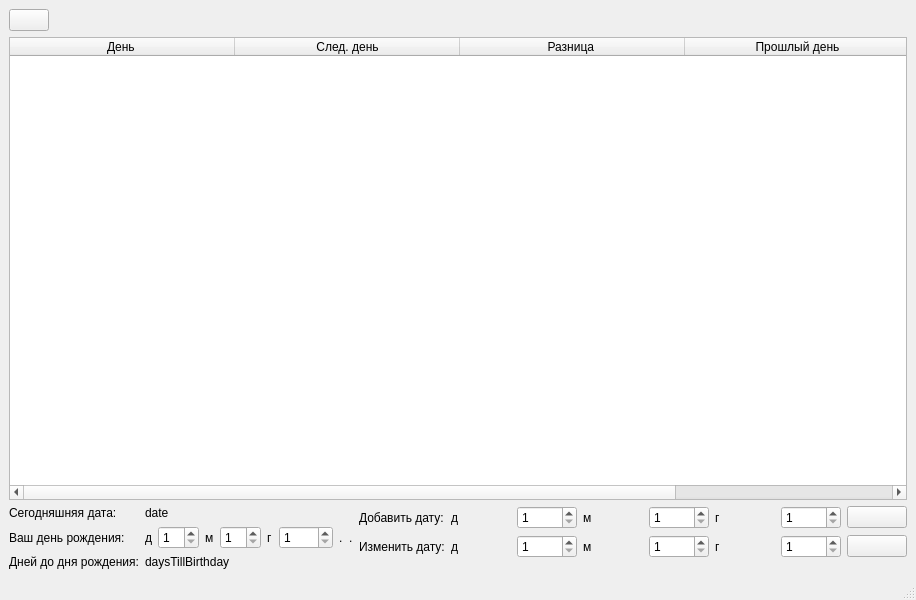
<?xml version="1.0" encoding="UTF-8"?>
<ui version="4.0">
 <class>MainWindow</class>
 <widget class="QMainWindow" name="MainWindow">
  <property name="geometry">
   <rect>
    <x>0</x>
    <y>0</y>
    <width>916</width>
    <height>600</height>
   </rect>
  </property>
  <property name="windowTitle">
   <string>MainWindow</string>
  </property>
  <widget class="QWidget" name="centralwidget">
   <layout class="QFormLayout" name="formLayout">
    <item row="0" column="0">
     <widget class="QPushButton" name="pushButton_3">
      <property name="text">
       <string/>
      </property>
      <property name="icon">
       <iconset theme="document-open">
        <normaloff>.</normaloff>.</iconset>
      </property>
     </widget>
    </item>
    <item row="2" column="0">
     <layout class="QFormLayout" name="formLayout_2">
      <item row="0" column="0">
       <widget class="QLabel" name="label_2">
        <property name="text">
         <string>Сегодняшняя дата:</string>
        </property>
       </widget>
      </item>
      <item row="0" column="1">
       <widget class="QLabel" name="label">
        <property name="text">
         <string>date</string>
        </property>
       </widget>
      </item>
      <item row="1" column="0">
       <widget class="QLabel" name="label_3">
        <property name="text">
         <string>Ваш день рождения:</string>
        </property>
       </widget>
      </item>
      <item row="1" column="1">
       <layout class="QHBoxLayout" name="horizontalLayout">
        <item>
         <widget class="QLabel" name="label_4">
          <property name="text">
           <string>д</string>
          </property>
         </widget>
        </item>
        <item>
         <widget class="QSpinBox" name="spinBox">
          <property name="minimum">
           <number>1</number>
          </property>
          <property name="maximum">
           <number>31</number>
          </property>
         </widget>
        </item>
        <item>
         <widget class="QLabel" name="label_5">
          <property name="text">
           <string>м</string>
          </property>
         </widget>
        </item>
        <item>
         <widget class="QSpinBox" name="spinBox_2">
          <property name="minimum">
           <number>1</number>
          </property>
          <property name="maximum">
           <number>12</number>
          </property>
         </widget>
        </item>
        <item>
         <widget class="QLabel" name="label_6">
          <property name="text">
           <string>г</string>
          </property>
         </widget>
        </item>
        <item>
         <widget class="QSpinBox" name="spinBox_3">
          <property name="minimum">
           <number>1</number>
          </property>
          <property name="maximum">
           <number>2024</number>
          </property>
         </widget>
        </item>
        <item>
         <widget class="QLabel" name="label_7">
          <property name="frameShape">
           <enum>QFrame::NoFrame</enum>
          </property>
          <property name="frameShadow">
           <enum>QFrame::Plain</enum>
          </property>
          <property name="text">
           <string>.</string>
          </property>
         </widget>
        </item>
        <item>
         <widget class="QLabel" name="label_8">
          <property name="text">
           <string>.</string>
          </property>
         </widget>
        </item>
       </layout>
      </item>
      <item row="2" column="0">
       <widget class="QLabel" name="label_9">
        <property name="text">
         <string>Дней до дня рождения:</string>
        </property>
       </widget>
      </item>
      <item row="2" column="1">
       <widget class="QLabel" name="label_10">
        <property name="text">
         <string>daysTillBirthday</string>
        </property>
       </widget>
      </item>
     </layout>
    </item>
    <item row="2" column="1">
     <layout class="QFormLayout" name="formLayout_3">
      <item row="0" column="0">
       <widget class="QLabel" name="label_11">
        <property name="text">
         <string>Добавить дату:</string>
        </property>
       </widget>
      </item>
      <item row="0" column="1">
       <layout class="QHBoxLayout" name="horizontalLayout_2">
        <item>
         <widget class="QLabel" name="label_12">
          <property name="text">
           <string>д</string>
          </property>
         </widget>
        </item>
        <item>
         <widget class="QSpinBox" name="spinBox_4">
          <property name="minimum">
           <number>1</number>
          </property>
          <property name="maximum">
           <number>31</number>
          </property>
         </widget>
        </item>
        <item>
         <widget class="QLabel" name="label_13">
          <property name="text">
           <string>м</string>
          </property>
         </widget>
        </item>
        <item>
         <widget class="QSpinBox" name="spinBox_5">
          <property name="minimum">
           <number>1</number>
          </property>
          <property name="maximum">
           <number>12</number>
          </property>
         </widget>
        </item>
        <item>
         <widget class="QLabel" name="label_14">
          <property name="text">
           <string>г</string>
          </property>
         </widget>
        </item>
        <item>
         <widget class="QSpinBox" name="spinBox_6">
          <property name="minimum">
           <number>1</number>
          </property>
          <property name="maximum">
           <number>2050</number>
          </property>
         </widget>
        </item>
        <item>
         <widget class="QPushButton" name="pushButton">
          <property name="text">
           <string/>
          </property>
          <property name="icon">
           <iconset theme="emblem-default">
            <normaloff>.</normaloff>.</iconset>
          </property>
         </widget>
        </item>
       </layout>
      </item>
      <item row="1" column="0">
       <widget class="QLabel" name="label_15">
        <property name="text">
         <string>Изменить дату:</string>
        </property>
       </widget>
      </item>
      <item row="1" column="1">
       <layout class="QHBoxLayout" name="horizontalLayout_3">
        <item>
         <widget class="QLabel" name="label_16">
          <property name="text">
           <string>д</string>
          </property>
         </widget>
        </item>
        <item>
         <widget class="QSpinBox" name="spinBox_7">
          <property name="minimum">
           <number>1</number>
          </property>
          <property name="maximum">
           <number>31</number>
          </property>
         </widget>
        </item>
        <item>
         <widget class="QLabel" name="label_17">
          <property name="text">
           <string>м</string>
          </property>
         </widget>
        </item>
        <item>
         <widget class="QSpinBox" name="spinBox_8">
          <property name="minimum">
           <number>1</number>
          </property>
          <property name="maximum">
           <number>12</number>
          </property>
         </widget>
        </item>
        <item>
         <widget class="QLabel" name="label_18">
          <property name="text">
           <string>г</string>
          </property>
         </widget>
        </item>
        <item>
         <widget class="QSpinBox" name="spinBox_9">
          <property name="minimum">
           <number>1</number>
          </property>
          <property name="maximum">
           <number>2050</number>
          </property>
         </widget>
        </item>
        <item>
         <widget class="QPushButton" name="pushButton_2">
          <property name="text">
           <string/>
          </property>
          <property name="icon">
           <iconset theme="emblem-default">
            <normaloff>.</normaloff>.</iconset>
          </property>
         </widget>
        </item>
       </layout>
      </item>
     </layout>
    </item>
    <item row="1" column="0" colspan="2">
     <widget class="QTableWidget" name="tableWidget">
      <property name="minimumSize">
       <size>
        <width>425</width>
        <height>0</height>
       </size>
      </property>
      <property name="frameShape">
       <enum>QFrame::StyledPanel</enum>
      </property>
      <property name="editTriggers">
       <set>QAbstractItemView::NoEditTriggers</set>
      </property>
      <property name="iconSize">
       <size>
        <width>0</width>
        <height>0</height>
       </size>
      </property>
      <property name="showGrid">
       <bool>true</bool>
      </property>
      <property name="rowCount">
       <number>0</number>
      </property>
      <property name="columnCount">
       <number>4</number>
      </property>
      <attribute name="horizontalHeaderCascadingSectionResizes">
       <bool>false</bool>
      </attribute>
      <attribute name="horizontalHeaderDefaultSectionSize">
       <number>225</number>
      </attribute>
      <column>
       <property name="text">
        <string>День </string>
       </property>
      </column>
      <column>
       <property name="text">
        <string>След. день</string>
       </property>
      </column>
      <column>
       <property name="text">
        <string>Разница </string>
       </property>
      </column>
      <column>
       <property name="text">
        <string>Прошлый день</string>
       </property>
      </column>
     </widget>
    </item>
   </layout>
  </widget>
  <widget class="QMenuBar" name="menubar">
   <property name="geometry">
    <rect>
     <x>0</x>
     <y>0</y>
     <width>916</width>
     <height>22</height>
    </rect>
   </property>
  </widget>
  <widget class="QStatusBar" name="statusbar"/>
 </widget>
 <resources/>
 <connections/>
</ui>
